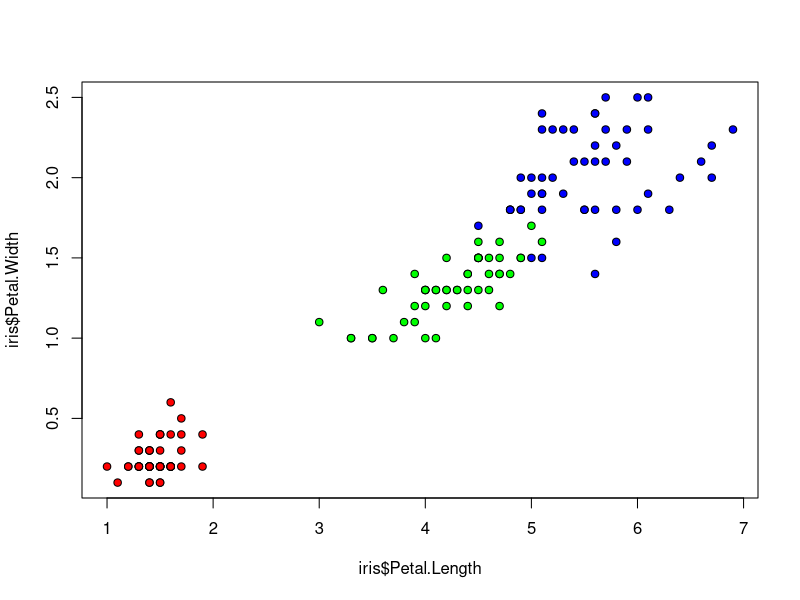
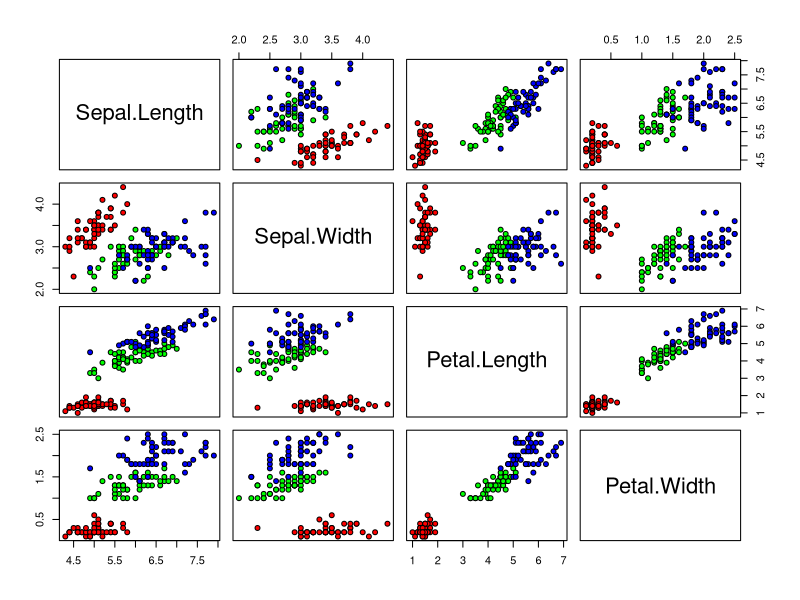
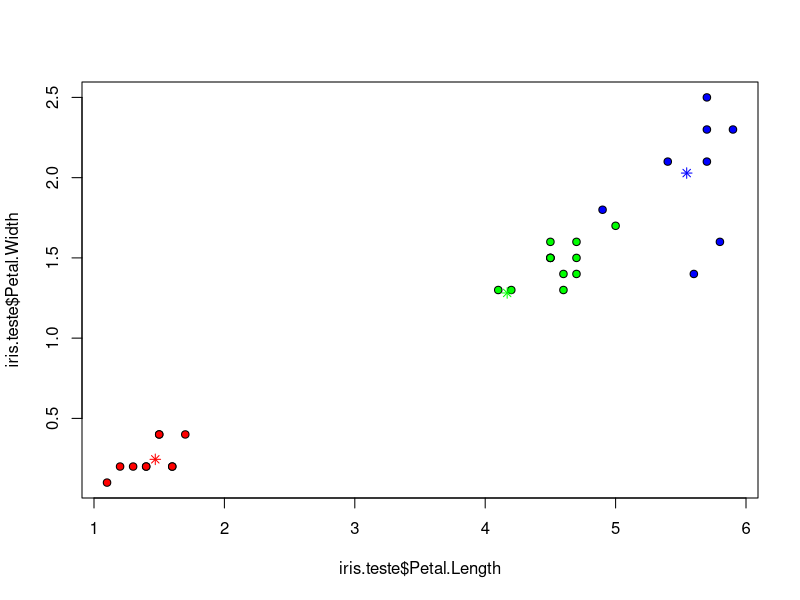

The R script that drew these images, in order:
# ---------------------------------------------------------------------#
# --------------- Classificador Vizinho mais Próximo ------------------#
# ---------------------------------------------------------------------#
# @autor Raphael Carvalho
# @data 02/05/2022
# @disciplina Inteligência Artifical - ADS IFCE Canindé

## ------------------------------------------------------------------ #
##               Etapa 1 - Carregando o dataset "iris
## ------------------------------------------------------------------ #
data("iris")
View(iris)

# Plotar os dados das classes (setosa, virgínica e versicolor)
plot(iris$Petal.Length, iris$Petal.Width, pch=21,
     bg=c("red","green","blue")[as.numeric(iris$Species)])
plot(iris[,1:4], pch=21, 
     bg=c("red","green","blue")[as.numeric(iris$Species)])

## ------------------------------------------------------------------ #
##  Etapa 2 - Normalizando os dados e dividindo em treinamento e teste
## ------------------------------------------------------------------ #

# Dividir o conjunto em treinamento e teste
ndados <- nrow(iris) # numero de dados
ptreino <- 0.8 # 80% para treinamento
ntreino <- round(ndados*ptreino)
nteste <- ndados - ntreino 

# Definindo dados para treinamento e teste
indices_treino <- sample(ndados, ntreino, replace=F)
iris.treino <- iris[indices_treino,]
iris.teste <- iris[-indices_treino,]

# Definindo as classes para teste
iris.teste.classes <- iris.teste[,5]

# Calculando os centroides das classes
iris.treino.setosa <- iris.treino[iris.treino$Species == "setosa",1:4]
iris.treino.versicolor <- iris.treino[iris.treino$Species == "versicolor",1:4]
iris.treino.virginica <- iris.treino[iris.treino$Species == "virginica",1:4]

centroide.setosa <- apply(iris.treino.setosa,2,mean)
centroide.versicolor <- apply(iris.treino.versicolor,2,mean)
centroide.virginica <- apply(iris.treino.virginica,2,mean)
iris.centroides <- list(centroide.setosa,centroide.versicolor,centroide.virginica)

## ------------------------------------------------------------------------- #
##                     Etapa 3 - Classificação
## ------------------------------------------------------------------------- #
library(class)
library(pracma) 

# Função para medir a acurácia
accuracy <- function(x){sum(diag(x)/(sum(rowSums(x)))) * 100}

## ---------------------------------------------------------------------------#
##          Classificador Distância Mínima ao Centróide (DMC)
##----------------------------------------------------------------------------#

# Inicializando as variaveis distancia e classe
d <- c()
resultado <- c()

# Calculando as distancias de cada linha do teste para todas as linhas do treino
for(i in 1:nteste){
  for(j in 1:3){
      d[j] <- Norm(as.matrix(iris.teste[i,1:4] - iris.centroides[[j]]))
  }
  if (which.min(d) == 1) {
    resultado[i] <- "setosa"
  }
  if (which.min(d) == 2){
    resultado[i] <- "versicolor"
  }
  if (which.min(d) == 3) {
    resultado[i] <- "virginica"
  }
}

# Criando a matriz de confusão e calculando a taxa de acerto
matriz_confusao_dmc <- table(resultado,iris.teste.classes)
accuracy(matriz_confusao_dmc)

# Criando uma tabela comparando o resultado previsto com o observado (teste)
class.comparison <- data.frame(resultado, iris.teste.classes)
names(class.comparison) <- c("Espécies Previstas", "Espécies Observadas")
View(class.comparison)

# Plotando os dados de teste 
plot(iris.teste$Petal.Length, iris.teste$Petal.Width, pch=21,
     bg=c("red","green","blue")[as.numeric(iris.teste$Species)])
points(centroide.setosa[3],centroide.setosa[4], pch = 8, col="red")
points(centroide.versicolor[3],centroide.versicolor[4], pch = 8, col="green")
points(centroide.virginica[3],centroide.virginica[4], pch = 8, col="blue")
